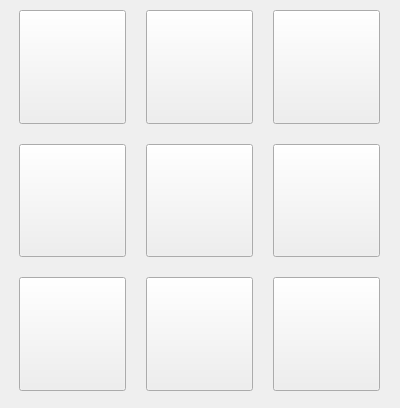
<?xml version="1.0" encoding="UTF-8"?>
<ui version="4.0">
 <class>Form</class>
 <widget class="QWidget" name="Form">
  <property name="geometry">
   <rect>
    <x>0</x>
    <y>0</y>
    <width>400</width>
    <height>408</height>
   </rect>
  </property>
  <property name="windowTitle">
   <string>Form</string>
  </property>
  <widget class="QWidget" name="gridLayoutWidget">
   <property name="geometry">
    <rect>
     <x>-1</x>
     <y>-10</y>
     <width>401</width>
     <height>421</height>
    </rect>
   </property>
   <layout class="QGridLayout" name="gridLayout">
    <property name="leftMargin">
     <number>20</number>
    </property>
    <property name="topMargin">
     <number>20</number>
    </property>
    <property name="rightMargin">
     <number>20</number>
    </property>
    <property name="bottomMargin">
     <number>20</number>
    </property>
    <property name="spacing">
     <number>20</number>
    </property>
    <item row="0" column="0">
     <widget class="QPushButton" name="button00">
      <property name="sizePolicy">
       <sizepolicy hsizetype="Minimum" vsizetype="Expanding">
        <horstretch>0</horstretch>
        <verstretch>0</verstretch>
       </sizepolicy>
      </property>
      <property name="text">
       <string/>
      </property>
     </widget>
    </item>
    <item row="0" column="1">
     <widget class="QPushButton" name="button01">
      <property name="sizePolicy">
       <sizepolicy hsizetype="Minimum" vsizetype="Expanding">
        <horstretch>0</horstretch>
        <verstretch>0</verstretch>
       </sizepolicy>
      </property>
      <property name="text">
       <string/>
      </property>
     </widget>
    </item>
    <item row="1" column="0">
     <widget class="QPushButton" name="button10">
      <property name="sizePolicy">
       <sizepolicy hsizetype="Minimum" vsizetype="Expanding">
        <horstretch>0</horstretch>
        <verstretch>0</verstretch>
       </sizepolicy>
      </property>
      <property name="text">
       <string/>
      </property>
     </widget>
    </item>
    <item row="0" column="2">
     <widget class="QPushButton" name="button02">
      <property name="sizePolicy">
       <sizepolicy hsizetype="Minimum" vsizetype="Expanding">
        <horstretch>0</horstretch>
        <verstretch>0</verstretch>
       </sizepolicy>
      </property>
      <property name="text">
       <string/>
      </property>
     </widget>
    </item>
    <item row="2" column="0">
     <widget class="QPushButton" name="button20">
      <property name="sizePolicy">
       <sizepolicy hsizetype="Minimum" vsizetype="Expanding">
        <horstretch>0</horstretch>
        <verstretch>0</verstretch>
       </sizepolicy>
      </property>
      <property name="text">
       <string/>
      </property>
     </widget>
    </item>
    <item row="1" column="1">
     <widget class="QPushButton" name="button11">
      <property name="sizePolicy">
       <sizepolicy hsizetype="Minimum" vsizetype="Expanding">
        <horstretch>0</horstretch>
        <verstretch>0</verstretch>
       </sizepolicy>
      </property>
      <property name="text">
       <string/>
      </property>
     </widget>
    </item>
    <item row="1" column="2">
     <widget class="QPushButton" name="button12">
      <property name="sizePolicy">
       <sizepolicy hsizetype="Minimum" vsizetype="Expanding">
        <horstretch>0</horstretch>
        <verstretch>0</verstretch>
       </sizepolicy>
      </property>
      <property name="text">
       <string/>
      </property>
     </widget>
    </item>
    <item row="2" column="1">
     <widget class="QPushButton" name="button21">
      <property name="sizePolicy">
       <sizepolicy hsizetype="Minimum" vsizetype="Expanding">
        <horstretch>0</horstretch>
        <verstretch>0</verstretch>
       </sizepolicy>
      </property>
      <property name="text">
       <string/>
      </property>
     </widget>
    </item>
    <item row="2" column="2">
     <widget class="QPushButton" name="button22">
      <property name="sizePolicy">
       <sizepolicy hsizetype="Minimum" vsizetype="Expanding">
        <horstretch>0</horstretch>
        <verstretch>0</verstretch>
       </sizepolicy>
      </property>
      <property name="text">
       <string/>
      </property>
     </widget>
    </item>
   </layout>
  </widget>
 </widget>
 <resources/>
 <connections/>
</ui>
